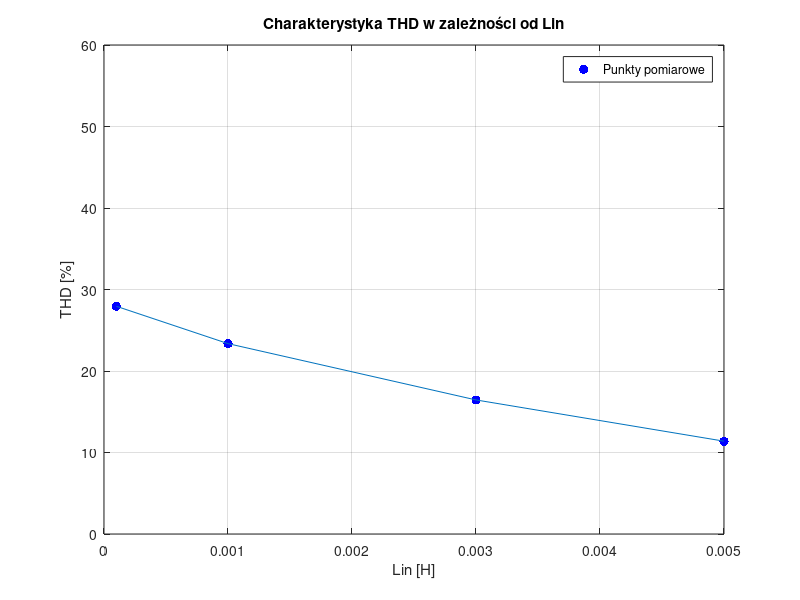
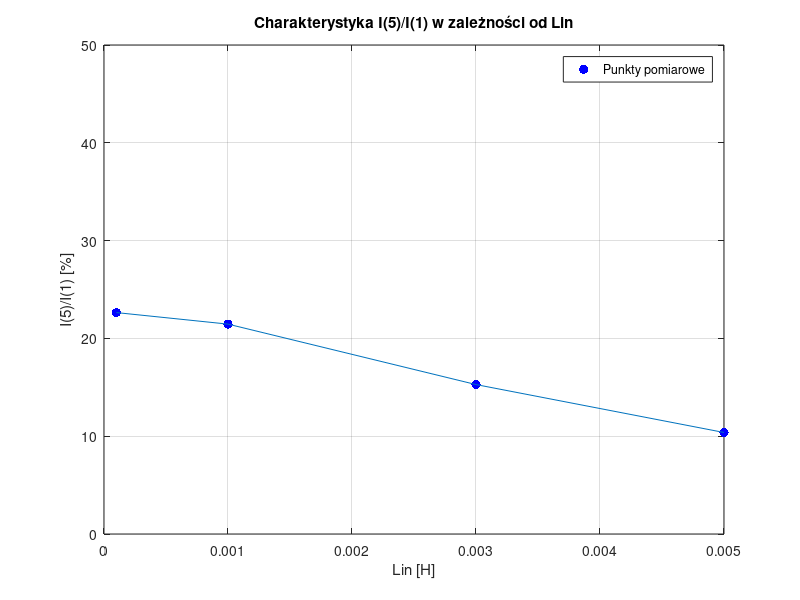
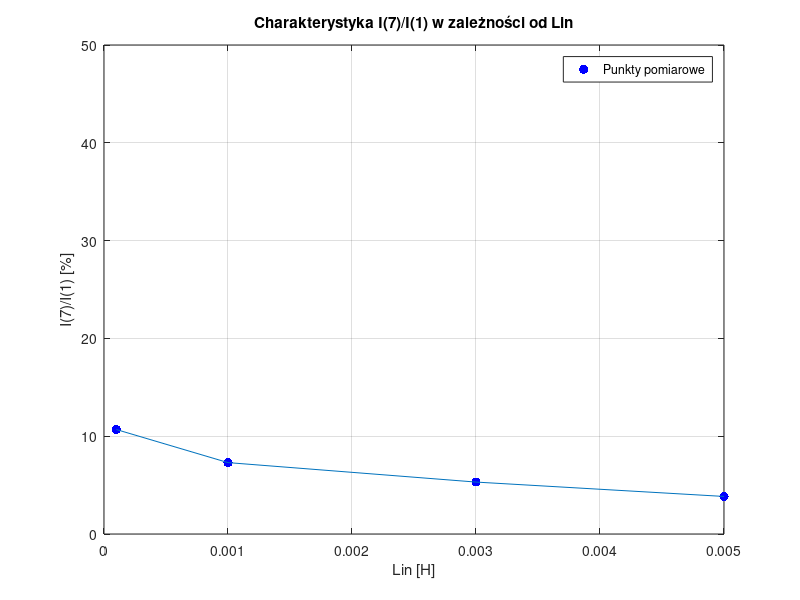

The MATLAB source for these figures, in order:
clear all
close all
angle=[1.00E-04
1.00E-03
3.00E-03
5.00E-03
];
THD=[27.94
23.36
16.45
11.39
];
I5=[22.64
21.46
15.28
10.38
];
I7=[10.68
7.3
5.31
3.84
];

figure
plot(angle, THD,'b.', 'MarkerSize', 20);
grid on;
hold on;
plot(angle, THD);
ylabel('THD [%]'); 
xlabel('Lin [H]'); 
title('Charakterystyka THD w zależności od Lin');
legend('Punkty pomiarowe','Location', 'best');
ylim([0, 60]); 
figure
plot(angle, I5,'b.', 'MarkerSize', 20);
grid on;
hold on;
plot(angle, I5);
ylabel('I(5)/I(1) [%]'); 
xlabel('Lin [H]'); 
title('Charakterystyka I(5)/I(1) w zależności od Lin');
legend('Punkty pomiarowe','Location', 'best');
ylim([0, 50]); 
figure
plot(angle, I7,'b.', 'MarkerSize', 20);
grid on;
hold on;
plot(angle, I7);
ylabel('I(7)/I(1) [%]'); 
xlabel('Lin [H]'); 
title('Charakterystyka I(7)/I(1) w zależności od Lin');
legend('Punkty pomiarowe','Location', 'best');
ylim([0, 50]); 
